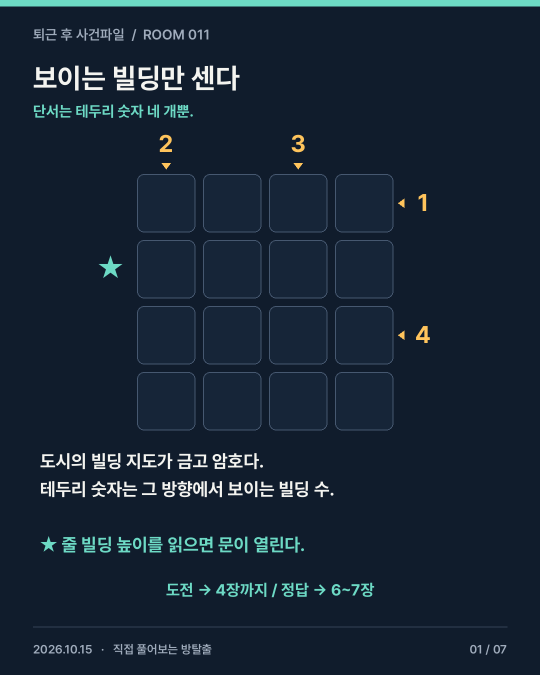
#> input picture rooms/room-011/cards/card-01.png, 1080 x 1350 px, found by its file name (shown at 1/2 size); its folder holds only this picture in this run
$ python make_pins.py
#> lines starting #> are read from the running program, lines starting #| are printed output that depends on the picture; after the words box and inside, x2 and y2 are one past the last pixel; in counts of white or black regions, pixels touching at a corner belong together
### kit/style3d.py
"""3D-look design helpers shared by carousel cards (1080x1350) and kit/short3d.py reels (1080x1920):
gradient background with glow and bokeh, shadowed text layers, pills, number badges, glass panels."""
import math, os
import numpy as np
from PIL import Image, ImageDraw, ImageFilter, ImageEnhance
from style import F, MINT, YEL, WHITE, GRAY, CORAL, BG

INK = (16, 28, 44); SOFT = (200, 212, 226)


def ease_out_back(x):
    x = min(max(x, 0), 1); c = 1.7
    return 1 + (c + 1) * (x - 1) ** 3 + c * (x - 1) ** 2


def ease(x):
    x = min(max(x, 0), 1); return 1 - (1 - x) ** 3


def background(seed, W=1080, H=1920, glow_y=0.38):
#> called with seed = 904, W = 1080, H = 1350, glow_y = 0.45
    y = np.linspace(0, 1, H)[:, None]; x = np.linspace(-1, 1, W)[None, :]
    top, bot = np.array([10, 18, 34]), np.array([20, 38, 62])
    img = top + (bot - top) * y[..., None]
    glow = np.exp(-((x * 0.9) ** 2 + ((y - glow_y) * 2.2) ** 2) * 2.2)[..., None] * np.array([26, 46, 60])
    vig = 1 - 0.45 * np.clip((x ** 2 + ((y - 0.5) * 1.6) ** 2) - 0.35, 0, 1)[..., None]
    bg = Image.fromarray(np.clip((img + glow) * vig, 0, 255).astype(np.uint8), 'RGB').convert('RGBA')
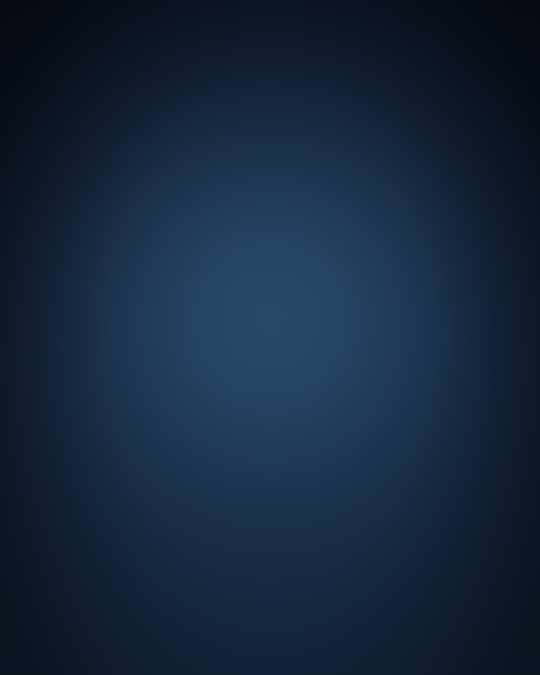
#> bg: PIL image 1080x1350 RGBA (shown at 1/2 size); mean R, G, B, A 21, 38.8, 61, 255
    rng = np.random.default_rng(seed)
    bok = Image.new('RGBA', (W, H * 2), (0, 0, 0, 0)); d = ImageDraw.Draw(bok)
#> after `bok = Image.new('RGBA', (W, H * 2), (0, 0, 0, 0))`: bok: PIL image 1080x2700 RGBA; every value is 0
    for _ in range(46):
        r = rng.uniform(6, 34); cx, cy = rng.uniform(0, W), rng.uniform(0, H * 2)
        col = [(109, 218, 197), (255, 196, 92), (140, 170, 255)][rng.integers(3)]
        d.ellipse([cx - r, cy - r, cx + r, cy + r], fill=(*col, int(rng.uniform(18, 55))))
    bok = bok.filter(ImageFilter.GaussianBlur(7))
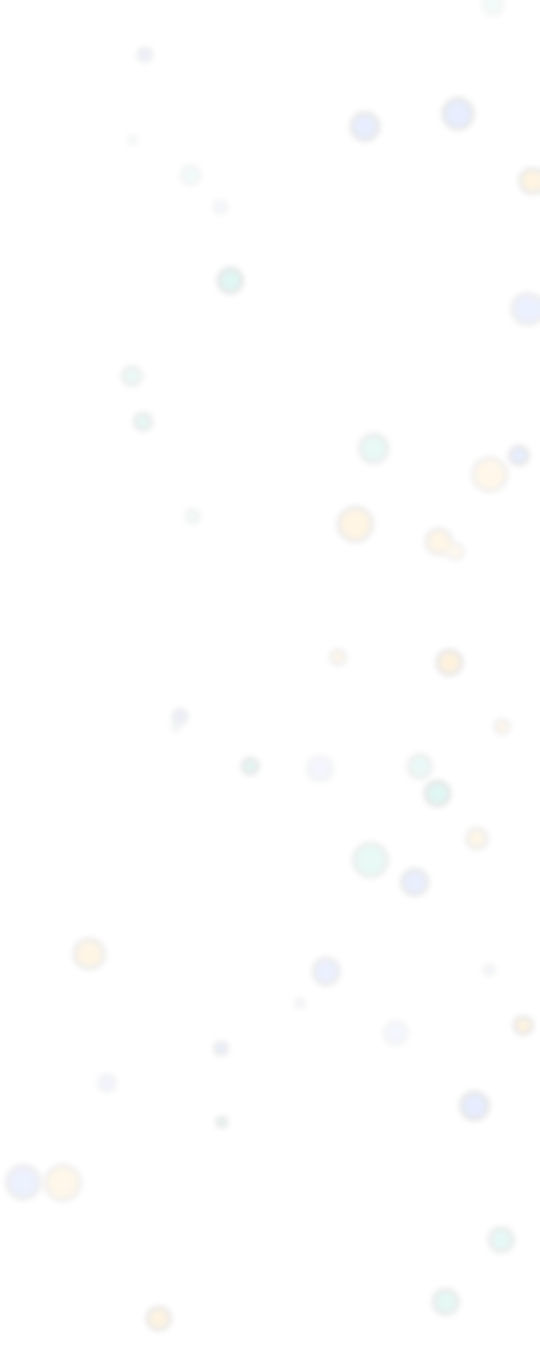
#> bok: PIL image 1080x2700 RGBA (shown at 1/2 size); mean R, G, B, A 4.1, 4.6, 4.3, 1; transparent parts drawn white
    return bg, bok


def text_layer(s, size, col, weight='Black', glow=None, shadow=True):
    f = F(weight, size); tmp = ImageDraw.Draw(Image.new('L', (1, 1)))
    w = int(tmp.textlength(s, font=f)) + 80; h = int(size * 1.5) + 60
    lay = Image.new('RGBA', (w, h), (0, 0, 0, 0)); d = ImageDraw.Draw(lay)
    if shadow:
        sh = Image.new('RGBA', (w, h), (0, 0, 0, 0)); ImageDraw.Draw(sh).text((40, 36), s, font=f, fill=(0, 0, 0, 170))
        lay = Image.alpha_composite(lay, sh.filter(ImageFilter.GaussianBlur(6)))
    if glow:
        g = Image.new('RGBA', (w, h), (0, 0, 0, 0)); ImageDraw.Draw(g).text((40, 30), s, font=f, fill=(*glow, 200))
        lay = Image.alpha_composite(lay, g.filter(ImageFilter.GaussianBlur(14)))
    ImageDraw.Draw(lay).text((40, 30), s, font=f, fill=col)
    return lay


def pill(s, size, fg, bg, pad=(26, 12)):
    f = F('Bold', size); tmp = ImageDraw.Draw(Image.new('L', (1, 1)))
    w = int(tmp.textlength(s, font=f)) + pad[0] * 2; h = int(size * 1.25) + pad[1] * 2
    lay = Image.new('RGBA', (w, h), (0, 0, 0, 0)); d = ImageDraw.Draw(lay)
    d.rounded_rectangle([0, 0, w - 1, h - 1], radius=h // 2, fill=bg)
    d.text((pad[0], pad[1] - size * 0.08), s, font=f, fill=fg)
    return lay


# [20 lines left out: functions badge, put, not called in this run]


def trim(im):
    return im.crop(im.getchannel('A').point(lambda v: 255 if v > 40 else 0).getbbox())


# [42 lines left out: functions panel, text_lines, sprite, card, not called in this run]


def cta(fr, s, col=None):
    put(fr, pill(s, 34, INK, (*(col or MINT), 240), (34, 16)), 540, 1222)

### promo/make_pins.py
"""Two extra pinned carousels next to promo/intro: 'duel' (three puzzles to race a friend on) and 'levels'
(an easy-medium-hard test). Each is a cover, three puzzles, then three answers, reusing the rooms' own cards."""
import os, sys
from PIL import Image, ImageDraw, ImageFilter
HERE = os.path.dirname(os.path.abspath(__file__))
sys.path.insert(0, os.path.join(HERE, '..', 'kit'))
from style3d import *
R = os.path.join(HERE, '..', 'rooms')
W, H = 1080, 1350
SETS = {
 'duel': {'title': '친구랑 대결', 'sub': '같은 3문제, 누가 먼저 다 풀까?',
          'rooms': [(38, '1라운드'), (46, '2라운드'), (49, '3라운드')], 'foot': '대결할 친구를 태그하세요 · 정답은 5~7장',
          'line': '친구에게 보내고 시간 재기!', 'last': '이긴 사람 댓글로 · 친구 태그하고 재대결!'},
 'levels': {'title': '두뇌 레벨 테스트', 'sub': '쉬움 → 보통 → 어려움, 어디까지 가나요?',
            'rooms': [(51, '쉬움'), (48, '보통'), (44, '어려움')], 'foot': '몇 단계까지 풀었는지 댓글로 · 정답은 5~7장',
            'line': '저장해 두고 하나씩 도전!', 'last': '몇 개 맞혔는지 댓글로 · 새 문제는 팔로우!'},
}


def header(fr, n, label):
#> called with n = 1, label = '퇴근 후 사건파일'
    put(fr, pill(label, 26, SOFT, (255, 255, 255, 26)), 250, 70)
#> (the call stopped at in pill, `f = F('Bold', size); tmp = ImageDraw.Draw(Image.new('L', (1, 1)))`: style is not available in this run)
    pg = pill(f'{n:02d} / 07', 26, SOFT, (255, 255, 255, 26)); put(fr, pg, W - 66 - pg.width / 2, 70)
#> (the call stopped at in pill, `f = F('Bold', size); tmp = ImageDraw.Draw(Image.new('L', (1, 1)))`: style is not available in this run)
#> (the call stopped at in text_layer, `f = F(weight, size); tmp = ImageDraw.Draw(Image.new('L', (1, 1)))`: style is not available in this run)
#> (the call stopped at in text_layer, `f = F(weight, size); tmp = ImageDraw.Draw(Image.new('L', (1, 1)))`: style is not available in this run)


def rounded(im, r=34):
#> called with r = 26
    m = Image.new('L', im.size, 0); ImageDraw.Draw(m).rounded_rectangle([0, 0, im.width - 1, im.height - 1], r, fill=255)
#> after `m = Image.new('L', im.size, 0)`: m: PIL image 300x375 L; every value is 0
#> after `ImageDraw.Draw(m).rounded_rectangle([0, 0, im.width - 1, im.height - 1`:
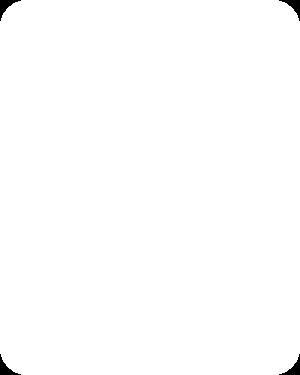
#> m: PIL image 300x375 L; 99.5% white; 4 black regions, box (x1, y1, x2, y2) and area: (0, 0, 21, 21) 150, (279, 0, 300, 21) 150, (0, 354, 21, 375) 150, (279, 354, 300, 375) 150
    out = im.convert('RGBA'); out.putalpha(m); return out
#> after `out = im.convert('RGBA')`:
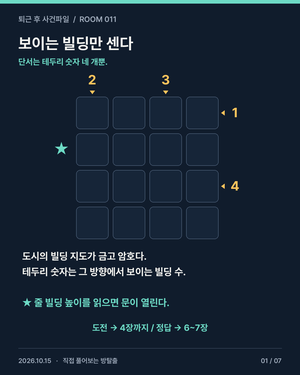
#> out: PIL image 300x375 RGBA; mean R, G, B, A 23, 37, 52.4, 255


def reuse(room, card, n, label):
    """The room's card with its header pills and its own call to action painted over by a blurred stretch of the
    background next to them (keeps a stock-photo background seamless), then this carousel's header."""
    im = Image.open(f'{R}/room-{room:03d}/cards/card-{card:02d}.png').convert('RGBA')
    for a, b, src in ((30, 108, (108, 116)), (1166, 1282, (1158, 1166))):
        band = im.crop((0, src[0], W, src[1])).resize((W, b - a), Image.BILINEAR).filter(ImageFilter.GaussianBlur(10))
        im.paste(band, (0, a))
    header(im, n, label); return im


def make(key):
    S = SETS[key]; out = os.path.join(HERE, key); os.makedirs(out, exist_ok=True)
    bg, bok = background(900 + len(key), W, H, 0.45); fr = bg.copy(); fr.alpha_composite(bok.crop((0, 377, W, 377 + H)))
    header(fr, 1, '퇴근 후 사건파일')
    put(fr, text_layer(S['title'], 92, WHITE), 540, 220); put(fr, text_layer(S['sub'], 40, MINT, 'Bold'), 540, 330)
    for i, (room, tag) in enumerate(S['rooms']):
        th = rounded(Image.open(f'{R}/room-{room:03d}/cards/card-01.png').resize((300, 375), Image.LANCZOS), 26)
        cx = 190 + i * 350; cy = 700
        sh = Image.new('RGBA', (th.width + 60, th.height + 60), (0, 0, 0, 0))
#> sh: PIL image 360x435 RGBA; every value is 0
        ImageDraw.Draw(sh).rounded_rectangle([30, 36, th.width + 30, th.height + 36], 26, fill=(0, 0, 0, 150))
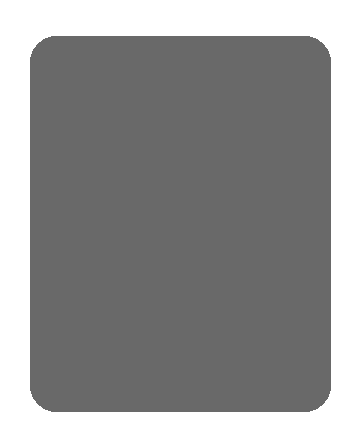
#> sh: PIL image 360x435 RGBA; mean R, G, B, A 0, 0, 0, 107.8; transparent parts drawn white
        fr.alpha_composite(sh.filter(ImageFilter.GaussianBlur(14)), (int(cx - sh.width / 2), int(cy - sh.height / 2)))
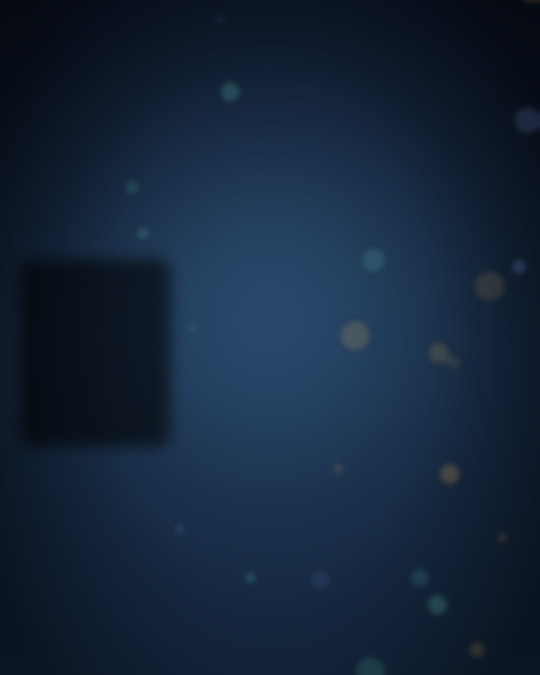
#> fr: PIL image 1080x1350 RGBA (shown at 1/2 size); mean R, G, B, A 20.3, 37.1, 58, 255
        fr.alpha_composite(th, (int(cx - th.width / 2), int(cy - th.height / 2)))
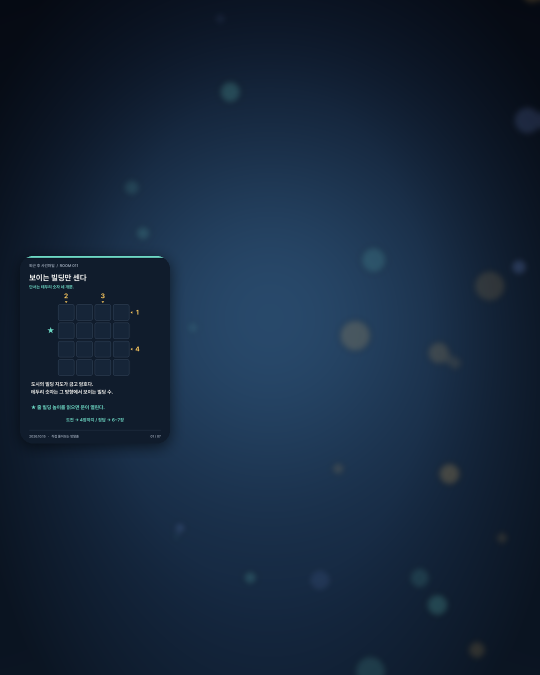
#> fr: PIL image 1080x1350 RGBA (shown at 1/2 size); mean R, G, B, A 21.2, 38.4, 59.6, 255
        put(fr, pill(tag, 34, INK, (255, 196, 92, 250), (28, 10)), cx, cy - th.height / 2 - 10)
#> (the call stopped at in pill, `f = F('Bold', size); tmp = ImageDraw.Draw(Image.new('L', (1, 1)))`: style is not available in this run)
    put(fr, text_layer(S['line'], 46, WHITE, 'Bold'), 540, 1000)
    cta(fr, S['foot']); fr.convert('RGB').save(f'{out}/{key}-1.png')
    for i, (room, tag) in enumerate(S['rooms']):
        fr = reuse(room, 4, 2 + i, f'{tag}  ·  ROOM {room:03d}')
        cta(fr, '먼저 풀고 → 정답은 5장부터' if i < 2 else '다음 장부터 정답 · 먼저 멈춰서 풀어보세요', None if i < 2 else CORAL)
        fr.convert('RGB').save(f'{out}/{key}-{2 + i}.png')
    for i, (room, tag) in enumerate(S['rooms']):
        fr = reuse(room, 7, 5 + i, f'{tag} 정답  ·  ROOM {room:03d}')
        cta(fr, S['last'] if i == 2 else '맞혔다면 다음 장으로')
        fr.convert('RGB').save(f'{out}/{key}-{5 + i}.png')
    print(key, 'ok')


#> (the run stopped early here; a loop or call above may not have finished)
